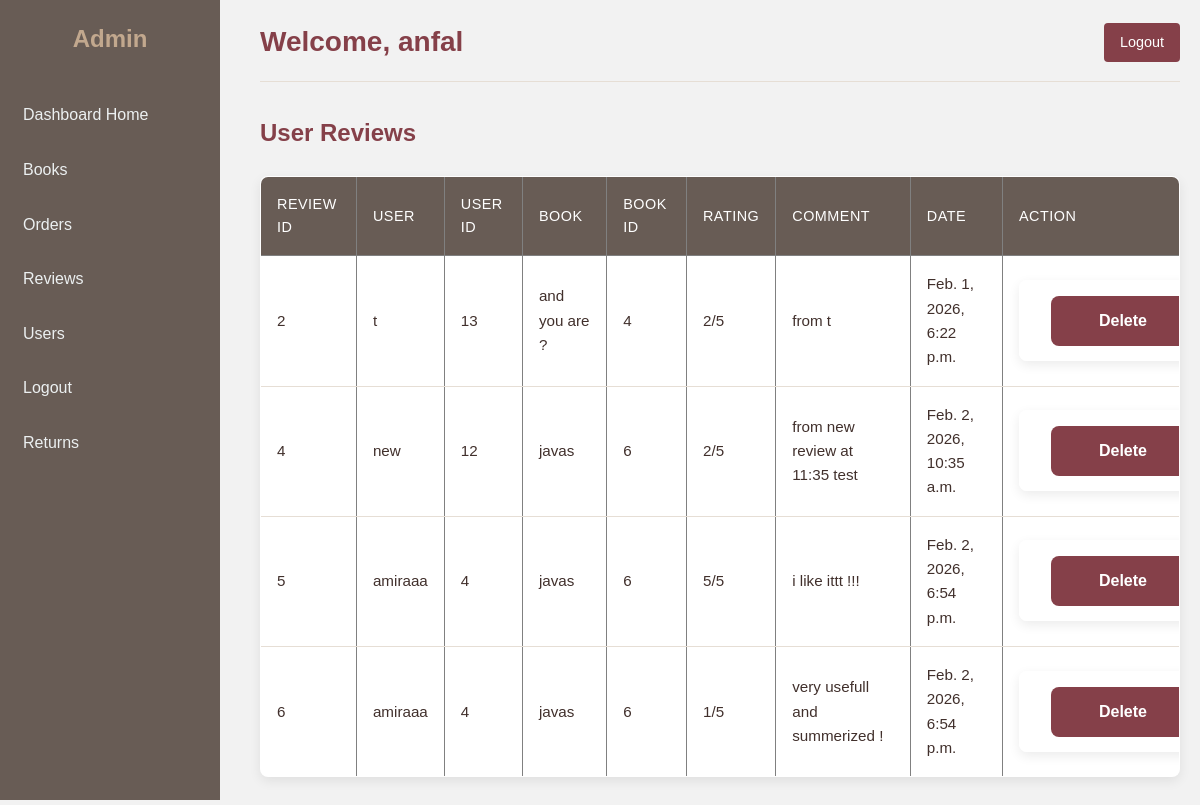
The page /dashboard/reviews/ (signed in) on the database as committed earlier.
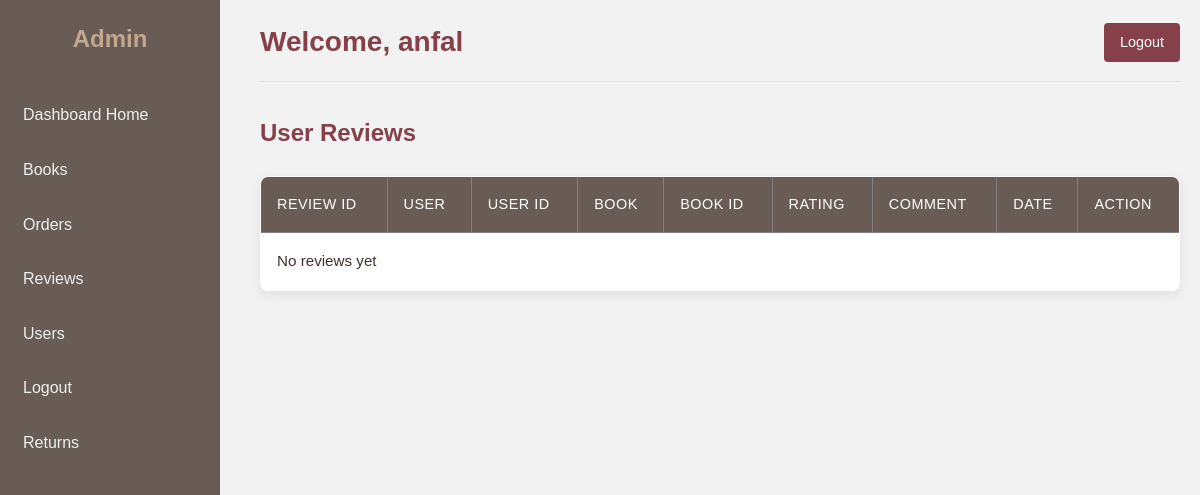
The same page on the database as committed later.
### library_app/models.py (models this page shows, shortened)
class Review(models.Model):
    user = models.ForeignKey(User, on_delete=models.CASCADE)
    book = models.ForeignKey(Book, on_delete=models.CASCADE, null=True, blank=True)
    rating = models.PositiveSmallIntegerField(default = 5)  # 1 to 5
    comment = models.TextField(blank=True, null=True)
    date = models.DateTimeField(auto_now_add=True)

class Book(models.Model):
    title = models.CharField(max_length=200)
    author = models.CharField(max_length=150)
    publication_date = models.DateField(blank=True, null=True)
    quantity = models.PositiveIntegerField(default=0)
    genres = models.ManyToManyField(Genre, related_name="books")
    reviews = models.DecimalField(max_digits=2, decimal_places=1, blank=True, null=True)
    description = models.TextField(blank=True, null=True)
    image = models.ImageField(upload_to="books/", blank=True, null=True)

### library_app/views.py (the view)
# urls.py: path('dashboard/reviews/', views.admin_reviews_view, name='admin_reviews'),
@login_required
def admin_reviews_view(request):
    reviews = Review.objects.select_related("user", "book").all()
    return render(request, "library_app/admin_reviews.html", {
        "reviews": reviews
    })

### library_app/templates/library_app/admin_reviews.html (shortened to what this page needs)
{% extends 'library_app/base_admin.html' %}
{% block content %}
<h2>User Reviews</h2>
<table border="1" cellpadding="8">
<tr>
    <th>Review ID</th>
    <th>User</th>
    <th>User ID</th>
    <th>Book</th>
    <th>Book ID</th>
    <th>Rating</th>
    <th>Comment</th>
    <th>Date</th>
    <th>Action</th>
</tr>
{% for review in reviews %}
<tr>
    <td>{{ review.id }}</td>
    <td>{{ review.user.username }}</td>
    <td>{{ review.user.id }}</td>
    <td>
        {% if review.book %}
            {{ review.book.title }}
        {% else %}
            General
        {% endif %}
    </td>
    <td>{% if review.book %}{{ review.book.id }}{% endif %}</td>
    <td>{{ review.rating }}/5</td>
    <td>{{ review.comment }}</td>
    <td>{{ review.date }}</td>
    <td>
        <form method="POST" action="{% url 'admin_delete_review' review.id %}">
            <button type="submit" class="btn btn-danger btn-sm">
                Delete
            </button>
        </form>
    </td>
</tr>
{% empty %}
<tr>
    <td colspan="9">No reviews yet</td>
</tr>
{% endfor %}
</table>
{% endblock %}

### library_app/templates/library_app/base_admin.html (shortened to what this page needs)
{% load static %}
<!DOCTYPE html>
<html lang="en">
<head>
    <link rel="stylesheet" href="{% static 'css/admin.css' %}">
    <link rel="stylesheet" href="https://cdnjs.cloudflare.com/ajax/libs/font-awesome/6.4.0/css/all.min.css">
</head>
<body>
<div class="sidebar">
    <h2 style="text-align:center; color: #C2A88E;">Admin</h2>
    <a href="{% url 'admin_home' %}">Dashboard Home</a>
    <a href="{% url 'admin_books' %}">Books</a>
    <a href="{% url 'admin_orders' %}">Orders</a>
    <a href="{% url 'admin_reviews' %}">Reviews</a>
    <a href="{% url 'admin_users' %}">Users</a>
    <a href="{% url 'logout' %}">Logout</a>
    <a href="{% url 'admin_returns' %}">Returns</a>
</div>
<div class="main-content">
    <div class="header">
        <h1>Welcome, {{ request.user.first_name|default:request.user.username }}</h1>
        <a href="{% url 'logout' %}" class="logout-btn">Logout</a>
    </div>
    {% block content %}{% endblock %}
</div>
</body>
</html>

### library_app/static/CSS/admin.css (style rules this page uses)
:root { --admin-primary: #854049; --admin-primary-dark: #41302C; --admin-secondary: #685C55; --admin-accent: #C2A88E; --admin-light: #f7f4ef; --admin-lighter: #e6ded5; --admin-white: #ffffff; --admin-text: #41302C; --admin-text-light: #685C55; --admin-shadow: 0 4px 12px rgba(0,0,0,0.08); --admin-radius: 8px; }
* { margin: 0; padding: 0; box-sizing: border-box; }
body { font-family: 'Poppins', sans-serif; background-color: var(--admin-light); color: var(--admin-text); line-height: 1.6; }
.sidebar { width: 220px; background-color: var(--admin-secondary); height: 100vh; position: fixed; padding-top: 20px; color: var(--admin-white); }
.sidebar h2 { text-align: center; color: var(--admin-accent); margin-bottom: 2rem; padding: 0 1rem; }
.sidebar a { display: block; padding: 12px 20px; color: var(--admin-white); text-decoration: none; margin-bottom: 5px; border-radius: 4px; transition: all 0.3s ease; border-left: 3px solid transparent; }
.main-content { margin-left: 240px; padding: 20px; min-height: 100vh; }
.header { display: flex; justify-content: space-between; align-items: center; margin-bottom: 2rem; padding-bottom: 1rem; border-bottom: 1px solid var(--admin-lighter); }
.header h1 { margin: 0; color: var(--admin-primary); font-size: 1.75rem; }
.logout-btn { text-decoration: none; color: var(--admin-white); background-color: var(--admin-primary); padding: 8px 16px; border-radius: var(--admin-radius); font-size: 0.9rem; font-weight: 500; transition: all 0.3s ease; display: inline-flex; align-items: center; gap: 0.5rem; }
h2 { color: var(--admin-primary); margin-bottom: 1.5rem; font-size: 1.5rem; }
table { width: 100%; border-collapse: collapse; background: var(--admin-white); border-radius: var(--admin-radius); overflow: hidden; box-shadow: var(--admin-shadow); margin-bottom: 2rem; }
table th { background: var(--admin-secondary); color: var(--admin-white); padding: 1rem; text-align: left; font-weight: 500; font-size: 0.9rem; text-transform: uppercase; letter-spacing: 0.5px; }
table td { padding: 1rem; border-bottom: 1px solid var(--admin-lighter); font-size: 0.95rem; }
table tr:last-child td { border-bottom: none; }

### library_app/templates/library_app/base_admin.html (style rules this page uses)
body { font-family: Arial, sans-serif; background-color: #f2f2f2; margin: 0; }
.sidebar { width: 220px; background-color: #685C55; height: 100vh; position: fixed; padding-top: 20px; color: #ecf0f1; }
.sidebar a { display: block; padding: 12px 20px; color: #ecf0f1; text-decoration: none; margin-bottom: 5px; border-radius: 4px; }
.main-content { margin-left: 240px; padding: 20px; }
.header { display: flex; justify-content: space-between; align-items: center; }
.header h1 { margin: 0; color: #854049; }
.logout-btn { text-decoration: none; color: white; background-color: #854049; padding: 8px 16px; border-radius: 4px; }

Rows that differ between the two databases and show on the page:
removed Review: id "2", user.username "t", user.id "13", book "and you are ?", book.id "4", rating "2", comment "from t", date "Feb. 1, 2026, 6:22 p.m."
removed Review: id "4", user.username "new", user.id "12", book "javas", book.id "6", rating "2", comment "from new review at 11:35 test", date "Feb. 2, 2026, 10:35 a.m."
removed Review: id "5", user.username "amiraaa", user.id "4", book "javas", book.id "6", rating "5", comment "i like ittt !!!", date "Feb. 2, 2026, 6:54 p.m."
removed Review: id "6", user.username "amiraaa", user.id "4", book "javas", book.id "6", rating "1", comment "very usefull and summerized !", date "Feb. 2, 2026, 6:54 p.m."
Other text that changed with them:
text now shown: "No reviews yet"
